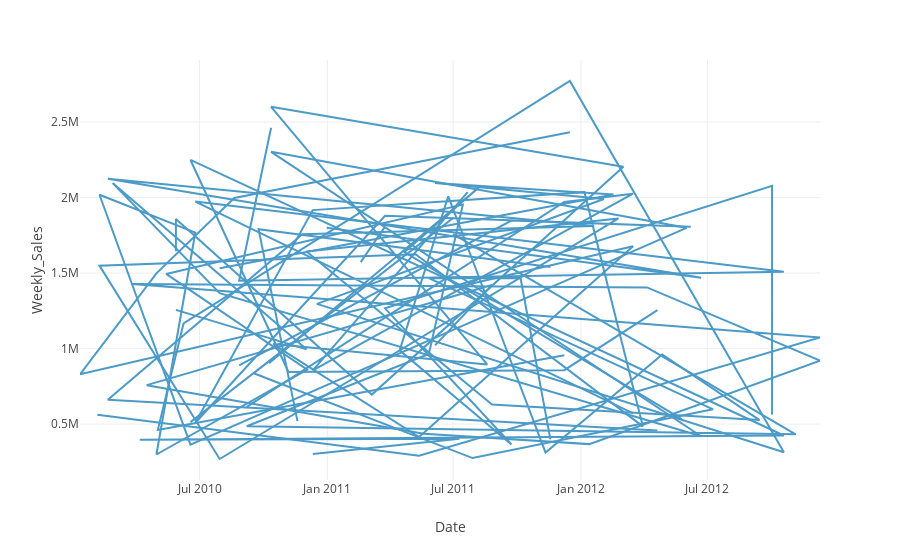

Notebook code for this chart:
### Code cell
fig = px.line(df_date,x="Date",y="Weekly_Sales")
fig.show()

### Figure 1 — Plotly figure (JSON) as saved in the notebook; plotly's stock layout.template omitted (floating-point values rounded to 4 significant figures; data arrays with more than 128 entries replaced by an {"elided": "..."} marker saying what was removed)
{"data": [{"hovertemplate": "Date=%{x}<br>Weekly_Sales=%{y}<extra></extra>", "legendgroup": "", "line": {"color": "#4B9AC7", "dash": "solid"}, "mode": "lines", "name": "", "orientation": "v", "showlegend": false, "type": "scatter", "x": {"elided": "132 str values"}, "xaxis": "x", "y": {"elided": "132 float values"}, "yaxis": "y"}], "layout": {"legend": {"tracegroupgap": 0}, "margin": {"t": 60}, "xaxis": {"anchor": "y", "domain": [0, 1], "title": {"text": "Date"}}, "yaxis": {"anchor": "x", "domain": [0, 1], "title": {"text": "Weekly_Sales"}}}}
